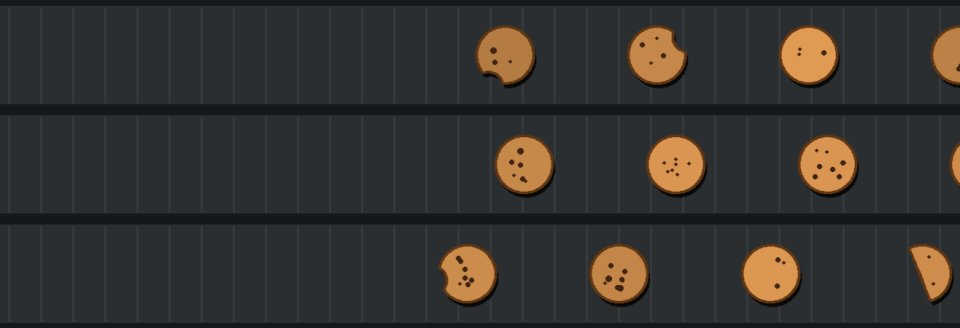
#> input picture dev/samples/frame.jpg, 960 x 328 px
$ python -i opencv_backend.py   (imports and definitions only)
#> lines starting #> are read from the running program, lines starting #| are printed output that depends on the picture; after the words box and inside, x2 and y2 are one past the last pixel; in counts of white or black regions, pixels touching at a corner belong together
#> further down, picture is the input picture: shape (328, 960, 3); mean B, G, R 48.5, 50.9, 52.6
"""fast: HSV 임계값 → morphology → findContours → 원형도/볼록도 (docs/05-detection.md §2, §4)."""
import os

import cv2
import numpy as np

from shared.schemas import InferObject

from ..features import analyze

NAME = "opencv"
# 0.002 는 지름 40 슬라이더의 반쪽(half) 과자까지 버림. 0.0005 에서도 오검출 0 (tools/eval_offline.py)
MIN_AREA_RATIO = float(os.getenv("MIN_AREA_RATIO", "0.0005"))

# 과자 갈색 (OpenCV H는 0~180). 시뮬레이터 과자는 H≈12~17.
# 빨간 검사선(H≈3)과 라인 번호판 노란색(H≈22)은 범위 밖.
HSV_LO = np.array([6, 70, 35], np.uint8)
HSV_HI = np.array([20, 255, 255], np.uint8)
_KERNEL = cv2.getStructuringElement(cv2.MORPH_ELLIPSE, (5, 5))
MAX_ASPECT = 3.0


def find_contours(bgr: np.ndarray) -> list[np.ndarray]:
    """과자 후보 외곽선 (면적 필터까지)."""
    h, w = bgr.shape[:2]
#> h = 328; w = 960
    blur = cv2.GaussianBlur(bgr, (5, 5), 0)  # 화면 촬영 모아레·줄무늬 완화
    mask = cv2.inRange(cv2.cvtColor(blur, cv2.COLOR_BGR2HSV), HSV_LO, HSV_HI)
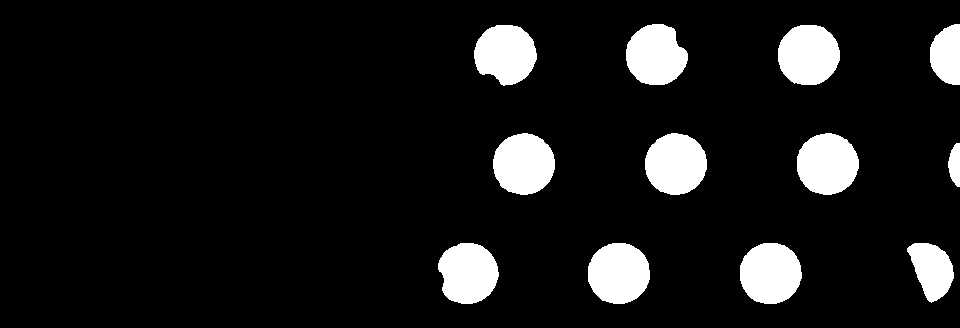
#> mask: shape (328, 960); 9.6% white; 12 white regions, largest, box (x1, y1, x2, y2) and area: (588, 243, 650, 304) 3013, (740, 243, 802, 304) 3013, (797, 133, 859, 195) 3005
    mask = cv2.morphologyEx(mask, cv2.MORPH_OPEN, _KERNEL)
#> mask: shape (328, 960); 9.6% white; 12 white regions, largest, box (x1, y1, x2, y2) and area: (740, 243, 802, 304) 3012, (588, 243, 650, 304) 3011, (797, 133, 859, 195) 3003
    mask = cv2.morphologyEx(mask, cv2.MORPH_CLOSE, _KERNEL)
#> mask: shape (328, 960); 9.6% white; 12 white regions
    contours, _ = cv2.findContours(mask, cv2.RETR_EXTERNAL, cv2.CHAIN_APPROX_NONE)
#> contours = 12 contours; largest, box (x1, y1, x2, y2) and area: (740, 243, 802, 304) 2924, (588, 243, 650, 304) 2924, (797, 133, 859, 195) 2914, (645, 133, 707, 195) 2914, (493, 133, 555, 195) 2912
    min_area = MIN_AREA_RATIO * w * h
#> min_area = 157.4
    return [c for c in contours if cv2.contourArea(c) >= min_area and _roundish(c)]


def _roundish(c: np.ndarray) -> bool:
    """반쪽 과자도 2:1 정도. 그보다 훨씬 가늘면 라인 번호판 글자·화면 가장자리 조각."""
    _, _, bw, bh = cv2.boundingRect(c)
    return max(bw, bh) <= MAX_ASPECT * min(bw, bh)


# [4 lines that did not run here, left out]

>>> import cv2
>>> picture = cv2.imread('../../../../dev/samples/frame.jpg')
>>> result = find_contours(picture)
#> result = 11 contours; largest, box (x1, y1, x2, y2) and area: (740, 243, 802, 304) 2924, (588, 243, 650, 304) 2924, (797, 133, 859, 195) 2914, (645, 133, 707, 195) 2914, (493, 133, 555, 195) 2912
